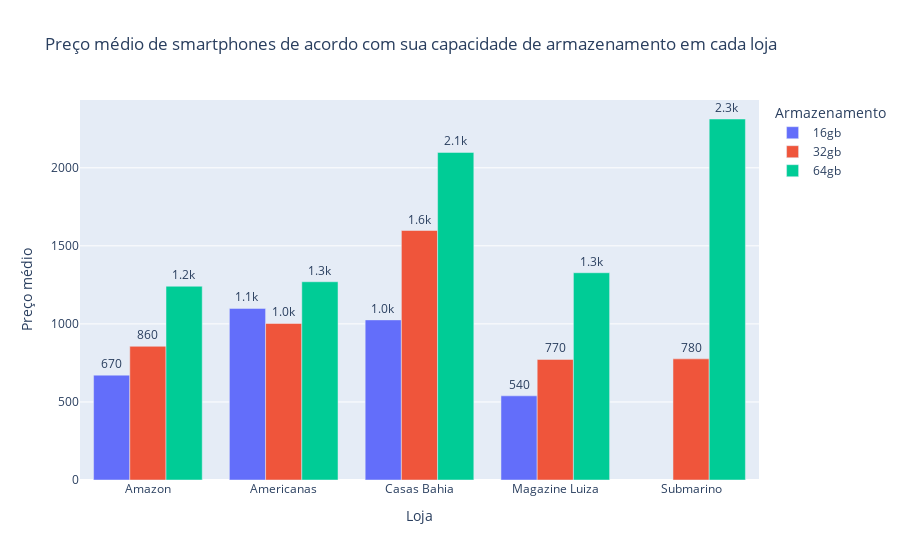

Notebook source saved alongside this figure:
### Code cell
fig = px.bar(phn_groupby_armazenamento, 
             x='Loja' ,y='Preço médio', 
             color="Armazenamento", barmode="group", 
             title="Preço médio de smartphones de acordo com sua capacidade de armazenamento em cada loja",
             text="Preço médio")
fig.update_traces(texttemplate='%{text:.2s}', textposition='outside')
fig.update_layout()
fig.show()

### Figure 1 — Plotly figure (JSON) as saved in the notebook; plotly's stock layout.template omitted (floating-point values rounded to 4 significant figures)
{"data": [{"alignmentgroup": "True", "hovertemplate": "Armazenamento=16gb<br>Loja=%{x}<br>Preço médio=%{text}<extra></extra>", "legendgroup": "16gb", "marker": {"color": "#636efa", "pattern": {"shape": ""}}, "name": "16gb", "offsetgroup": "16gb", "orientation": "v", "showlegend": true, "text": [671.8, 1099.0, 1026.0, 539.1], "textposition": "outside", "texttemplate": "%{text:.2s}", "type": "bar", "x": ["Amazon", "Americanas", "Casas Bahia", "Magazine Luiza"], "xaxis": "x", "y": [671.8, 1099.0, 1026.0, 539.1], "yaxis": "y"}, {"alignmentgroup": "True", "hovertemplate": "Armazenamento=32gb<br>Loja=%{x}<br>Preço médio=%{text}<extra></extra>", "legendgroup": "32gb", "marker": {"color": "#EF553B", "pattern": {"shape": ""}}, "name": "32gb", "offsetgroup": "32gb", "orientation": "v", "showlegend": true, "text": [856.5, 1003.0, 1598.0, 772.4, 776.0], "textposition": "outside", "texttemplate": "%{text:.2s}", "type": "bar", "x": ["Amazon", "Americanas", "Casas Bahia", "Magazine Luiza", "Submarino"], "xaxis": "x", "y": [856.5, 1003.0, 1598.0, 772.4, 776.0], "yaxis": "y"}, {"alignmentgroup": "True", "hovertemplate": "Armazenamento=64gb<br>Loja=%{x}<br>Preço médio=%{text}<extra></extra>", "legendgroup": "64gb", "marker": {"color": "#00cc96", "pattern": {"shape": ""}}, "name": "64gb", "offsetgroup": "64gb", "orientation": "v", "showlegend": true, "text": [1241.0, 1270.0, 2099.0, 1328.0, 2313.0], "textposition": "outside", "texttemplate": "%{text:.2s}", "type": "bar", "x": ["Amazon", "Americanas", "Casas Bahia", "Magazine Luiza", "Submarino"], "xaxis": "x", "y": [1241.0, 1270.0, 2099.0, 1328.0, 2313.0], "yaxis": "y"}], "layout": {"barmode": "group", "legend": {"title": {"text": "Armazenamento"}, "tracegroupgap": 0}, "title": {"text": "Preço médio de smartphones de acordo com sua capacidade de armazenamento em cada loja"}, "xaxis": {"anchor": "y", "domain": [0, 1], "title": {"text": "Loja"}}, "yaxis": {"anchor": "x", "domain": [0, 1], "title": {"text": "Preço médio"}}}}
